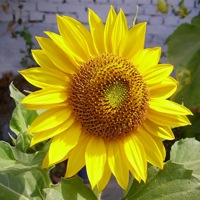
#> input picture img/sunflower.jpg, 200 x 200 px, found by its file name
$ jupyter execute image_restoration.ipynb
#> lines starting #> are read from the running program, lines starting #| are printed output that depends on the picture
<a href="https://colab.research.google.com/github/soumyadeepdutta/image-noises/blob/main/image_restoration.ipynb" target="_parent"></a>

# Single Scripts

[cell 1]
import numpy as np
import cv2
import matplotlib.pyplot as plt
import random

# Salt and pepper noise
def add_spnoise(img):

    # Getting the dimensions of the image
  row , col = img.shape
  number_of_pixels = (row * col)*1//100 # 1% noisy pixel
  for i in range(number_of_pixels):

      # Extreme white
      y_coord_w=random.randint(0, row - 1)
      x_coord_w=random.randint(0, col - 1)
      img[y_coord_w][x_coord_w] = 255

      # Extreme dark
      y_coord_b=random.randint(0, row - 1)
      x_coord_b=random.randint(0, col - 1)
      img[y_coord_b][x_coord_b] = 0

  return img

def mean_filtering(im):
    img = np.ndarray.copy(im)
    w = 2

    for i in range(2, im.shape[0]-2):
        for j in range(2, im.shape[1]-2):
            # print(f'Modifying {i, j}')
            block = im[i-w:i+w+1, j-w:j+w+1]
            m = np.mean(block, dtype=np.float32)
            img[i][j] = int(m)

    return img

# returns arithmetic mean after modifying the most white or dark pixels
def weighted_mean(block, tolerance):
    # for each block
    for i in range(block.shape[0]):
        for j in range(block.shape[1]):
          # if pixel value 0, add tolerance weight
            if block[i][j] == 0:
                block[i][j] += tolerance
           # if pixel value 255, remove tolerance weight
            elif block[i][j] == 255:
                block[i][j] -= tolerance
    return np.mean(block, dtype=np.float32)


def weighted_mean_filtering(im):
    img = np.ndarray.copy(im)

    # k is the kernel size
    # k = how many pixel to consider on each side
    # k = 1 means 1 pixel on each side results a 3x3 matrix
    # ___|___|___
    # ___|___|___
    #    |   |

    k = 1

    # for each pixel in the image
    for i in range(k, im.shape[0]-k):
        for j in range(k, im.shape[1]-k):

            # create a kernel of provided size
            block = im[i-k:i+k+1, j-k:j+k+1]

            # calculated weighted mean
            m = weighted_mean(block, 10)

            # replace existing value with weighted mean
            img[i][j] = int(m)

    return img


if __name__ == "__main__":

    # image_file = files.upload()
    # print(type(image_file))
    # adding salt pepper noise in an image
    source = cv2.imread('sunflower.jpg', cv2.IMREAD_GRAYSCALE)
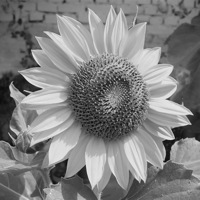
#> source: shape (200, 200); min 5, max 238, mean 129
    sp_noisy = add_spnoise(source)
    mean_filtered = mean_filtering(sp_noisy)
#> after the loop in mean_filtering, `for i in range(2, im.shape[0]-2):`:
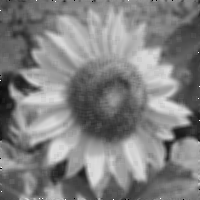
#> img: shape (200, 200); min 0, max 255, mean 128.6
    weighted_mean_filtered = weighted_mean_filtering(sp_noisy)
#> after the loop in weighted_mean_filtering, `for i in range(k, im.shape[0]-k):`:
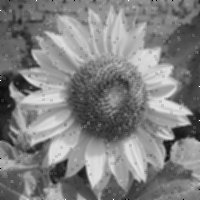
#> img: shape (200, 200); min 0, max 255, mean 128.6
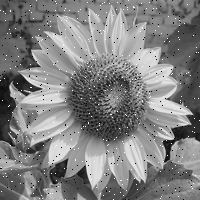
#> sp_noisy: shape (200, 200); min 8, max 245, mean 129

    # view
    plt.figure(figsize=(20, 20))
    plt.subplot(331)
    plt.xlabel('org')
    plt.imshow(source, cmap=plt.cm.gray)

    plt.subplot(332)
    plt.xlabel('arithmetic mean')
    plt.imshow(mean_filtered, cmap=plt.cm.gray)

    plt.subplot(333)
    plt.xlabel('weighted arithmetic mean')
    plt.imshow(weighted_mean_filtered, cmap=plt.cm.gray)

    plt.show()
